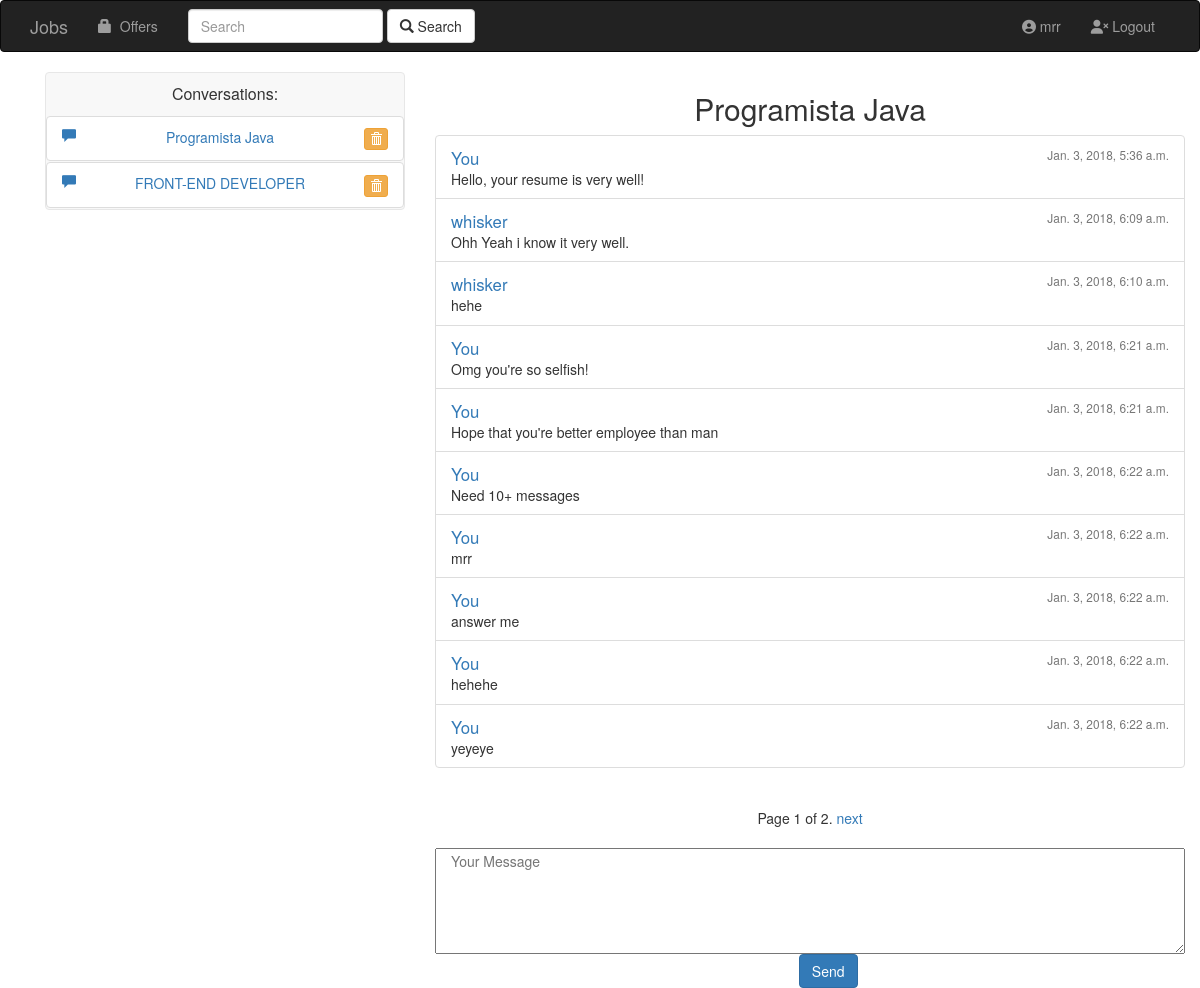
The app's page /jobs/messages/2/ (signed in) with its own data.
### jobs/models.py (models this page shows)
class Conversation(models.Model):
    user_one = models.ForeignKey(User, on_delete=models.CASCADE, blank=True, related_name='user_one')
    user_two = models.ForeignKey(User, on_delete=models.CASCADE, blank=True, related_name='user_two')
    title = models.CharField(max_length=38)

class Message(models.Model):
    user = models.ForeignKey(User, on_delete=models.CASCADE, blank=True)
    conversation = models.ForeignKey(Conversation, on_delete=models.CASCADE, blank=True)
    content = models.CharField(max_length=1000)
    created_date = models.DateTimeField(auto_now=True)

### jobs/views.py (the view)
# urls.py: url(r'^messages/(?P<conversation_id>[0-9]+)/$', views.conversation, name='conversation'),
def conversation(request, conversation_id):
    if request.method == 'POST':
        return post_message(request, conversation_id)
    if request.user.is_authenticated():
        conversation = get_object_or_404(Conversation, id=conversation_id)
        if conversation.user_one == request.user or conversation.user_two == request.user:
            conversations = Conversation.objects.filter(
                Q(user_one=request.user) |
                Q(user_two=request.user)
            )
            messages = Message.objects.filter(conversation_id=conversation.id)
            paginator = Paginator(messages, 10)
            page = request.GET.get('page')
            try:
                messages = paginator.page(page)
            except PageNotAnInteger:
                messages = paginator.page(1)
            except EmptyPage:
                messages = paginator.page(paginator.num_pages)
            context = {
                'messages': messages,
                'conversation': conversation,
                'conversations': conversations,
            }
            return render(request, 'jobs/conversation.html', context)
    return redirect('auth_login')

### jobs/templates/jobs/conversation.html (shortened to what this page needs)
{% extends 'jobs/user_conversations.html' %}
{% block content %}
{{ block.super }}
{% endblock %}
{% block user_conversation %}
<div style="text-align: center;">
    <h2>{{ conversation.title }}</h2>
</div>
{% if messages %}
    <div class="row">
        <div class="col-md-12 col-lg-12">
            <div class="chat_list">
                <ul class="list-group">
                    {% for message in messages %}
                        <li class="list-group-item">
                        <small class="pull-right text-muted">{{ message.created_date }}</small>
                        <div>
                            <big class="list-group-item-heading text-muted text-primary">
                                {% if request.user == message.user %}
                                    You
                                {% else %}
                                    {{ message.user.username }}
                                {% endif %}
                            </big>
                            <p class="list-group-item-text">
                                {{ message.content }}
                            </p>
                        </div>
                    </li>
                    {% endfor %}
                </ul>
            </div>
        </div>
    </div>
    <div class="row">
        <div class="col-md-12 col-lg-12" style="text-align: center;">
            <div class="pagination">
                <span class="step-links">
                    <span class="current">
                        Page {{ messages.number }} of {{ messages.paginator.num_pages }}.
                    </span>
                    {% if messages.has_next %}
                        <a href="?page={{ messages.next_page_number }}">next</a>
                    {% endif %}
                </span>
            </div>
        </div>
    </div>
{% else %}
    <h2>No messages.</h2>
{% endif %}
<div class="row">
    <div class="col-md-12 col-lg-12">
        <form method="POST">
            <div class="controls">
                <textarea name="content" class="col-md-12" placeholder="Your Message" rows="5"></textarea>
            </div>
            <div class="controls col-md-2 col-sm-offset-5">
                <button id="contact-submit" type="submit" class="btn btn-primary input-medium pull-right">Send</button>
            </div>
        </form>
    </div>
</div>
{% endblock %}

### jobs/templates/jobs/user_conversations.html (shortened to what this page needs)
{% extends "jobs/user_profile.html" %}
{% block content %}
<div class="container">
{% if request.user.is_authenticated %}
  <div class="row">
    <div class="col-sm-5 col-lg-4">
      <nav class="navbar navbar-default navbar-fixed-side" style="text-align: center;">
          <p style="padding-top: 10px; font-size: 16px;">Conversations:</p>
          {% for conversation in conversations %}
              <div class="list-group" style="margin-bottom: 1px;">
                  <div  class="list-group-item clearfix">
                    <a href="{% url 'jobs:conversation' conversation.id %}">
                      <span class="glyphicon glyphicon-comment pull-left"></span>
                      {{ conversation.title }}
                    </a>
                      <span class="pull-right">
                        <a href="{% url 'jobs:conversation_delete' conversation.id %}" class="btn btn-xs btn-warning">
                          <span class="glyphicon glyphicon-trash"></span>
                        </a>
                      </span>
                  </div>
              </div>
          {% endfor %}
      </nav>
    </div>
      <div class="col-sm-7 col-lg-8">
        {% block user_conversation %}
        {% endblock %}
    </div>
  </div>
{% else %}
    <h1>You're not logged in.</h1>
      <a href="{% url 'auth_login' %}">Login</a>
{% endif %}
</div>
{% endblock %}

### jobs/templates/jobs/user_profile.html (shortened to what this page needs)
{% extends 'jobs/base.html' %}

### jobs/templates/jobs/base.html (shortened to what this page needs)
<!DOCTYPE html>
<html lang="en">
<head>
    {% load staticfiles %}
    {% include 'jobs/bootstrap_css.html' %}
</head>
<body>
    {% include 'jobs/navbar.html' %}
    <div class="container">
            <div id="content">
                {% block content %}
                {% endblock %}
            </div>
    </div>
</body>
</html>

### jobs/templates/jobs/bootstrap_css.html (shortened to what this page needs)
    <link rel="stylesheet" type="text/css" href="/static/css/base.css">
    <link rel="stylesheet" type="text/css" href="/static/css/offers.css">
    <link rel="stylesheet" href="https://maxcdn.bootstrapcdn.com/bootstrap/3.3.6/css/bootstrap.min.css">

### jobs/templates/jobs/navbar.html (shortened to what this page needs)
<nav class="navbar navbar-inverse">
        <div class="container">
            <div class="navbar-header">
                <a class="navbar-brand" href="{% url 'jobs:index' %}">Jobs</a>
            </div>
            <div class="collapse navbar-collapse" id="topNavBar">
                <ul class="nav navbar-nav">
                    <li class="">
                        <a href="{% url 'jobs:job_offers' %}">
                            <span class="glyphicon glyphicon-lock" aria-hidden="true"></span>&nbsp; Offers</a>
                    </li>
                </ul>
                <form class="navbar-form navbar-left" role="search" method="get" action="{% url 'jobs:job_offers' %}">
                    <div class="form-group">
                        <input type="text" class="form-control" name="q" value="{{ request.GET.q }}"
                               placeholder="Search">
                    </div>
                    <button type="submit" class="btn btn-default">
                        <span class="glyphicon glyphicon-search" aria-hidden="true"></span>
                        Search</button>
                </form>
                <ul class="nav navbar-nav navbar-right">
                    {% if request.user.is_authenticated %}
                    <li>
                        <a href="{% url 'jobs:user_profile' user.username %}">
                            <i class="fa fa-user-circle" aria-hidden="true"></i> {{ user.username }}
                        </a>
                    </li>
                    <li>
                        <a href="{% url 'auth_logout' %}">
                            <i class="fa fa-user-times" aria-hidden="true"></i> Logout
                        </a>
                    </li>
                    {% endif %}
                </ul>
            </div>
        </div>
</nav>

### records on screen
Conversation: title "Programista Java"
Conversation: title "FRONT-END DEVELOPER"
Message: created_date "Jan. 3, 2018, 5:36 a.m.", shows "You", content "Hello, your resume is very well!"
Message: created_date "Jan. 3, 2018, 6:09 a.m.", user.username "whisker", content "Ohh Yeah i know it very well."
Message: created_date "Jan. 3, 2018, 6:10 a.m.", user.username "whisker", content "hehe"
Message: created_date "Jan. 3, 2018, 6:21 a.m.", shows "You", content "Omg you're so selfish!"
Message: created_date "Jan. 3, 2018, 6:21 a.m.", shows "You", content "Hope that you're better employee than man"
Message: created_date "Jan. 3, 2018, 6:22 a.m.", shows "You", content "Need 10+ messages"
Message: created_date "Jan. 3, 2018, 6:22 a.m.", shows "You", content "mrr"
Message: created_date "Jan. 3, 2018, 6:22 a.m.", shows "You", content "answer me"
Message: created_date "Jan. 3, 2018, 6:22 a.m.", shows "You", content "hehehe"
Message: created_date "Jan. 3, 2018, 6:22 a.m.", shows "You", content "yeyeye"

### other values on screen
{{ user.username }} "mrr"
{{ messages.number }} "1"
{{ messages.paginator.num_pages }} "2"
